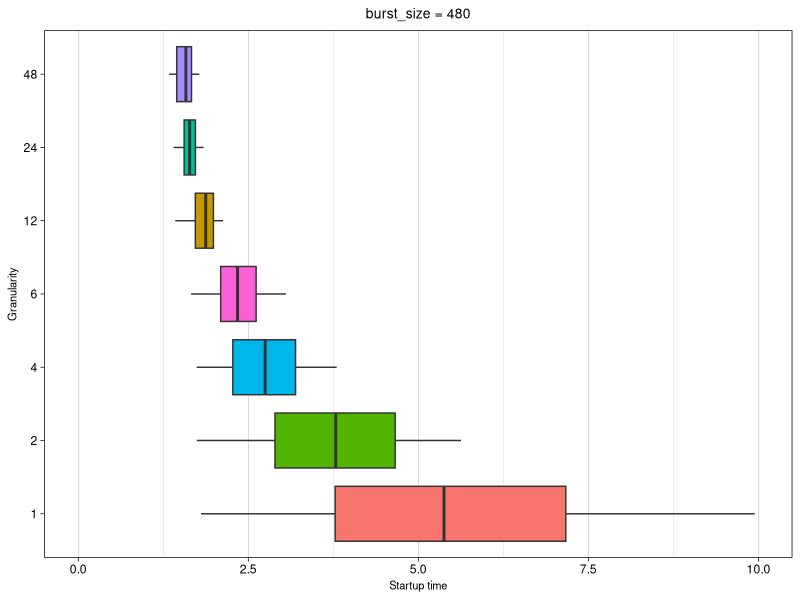

This chart was generated by the following R code:
library(ggplot2)
library(ggthemes)

# I will a chart that have got:
#  - x-axis: lapse time in seconds
#  - y-axis: categories (1,2,4,6,12,24,48)
# each category will have a boxplot with the distribution of (worker_start_tstamp - host_job_create_tstamp)
# each caterogy is in a different file gran{1|2|4|6|12|24|48}.csv

gran1 <- read.csv("480/gran1.csv", header=TRUE, sep=",")
gran2 <- read.csv("480/gran2.csv", header=TRUE, sep=",")
gran4 <- read.csv("480/gran4.csv", header=TRUE, sep=",")
gran6 <- read.csv("480/gran6.csv", header=TRUE, sep=",")
gran12 <- read.csv("480/gran12.csv", header=TRUE, sep=",")
gran24 <- read.csv("480/gran24.csv", header=TRUE, sep=",")
gran48 <- read.csv("480/gran48.csv", header=TRUE, sep=",")

ggplot() + 
  scale_y_discrete(limits=c("1", "2", "4", "6", "12", "24", "48")) +
  scale_x_continuous(limits=c(0,10)) + 
  geom_boxplot(data=gran1, aes(x=worker_start_tstamp - host_job_create_tstamp, y="1", fill="1"), outlier.size = 0.8) +
  geom_boxplot(data=gran2, aes(x=worker_start_tstamp - host_job_create_tstamp, y="2", fill="2")) +
  geom_boxplot(data=gran4, aes(x=worker_start_tstamp - host_job_create_tstamp, y="4", fill="4")) +
  geom_boxplot(data=gran6, aes(x=worker_start_tstamp - host_job_create_tstamp, y="6", fill="6")) +
  geom_boxplot(data=gran12, aes(x=worker_start_tstamp - host_job_create_tstamp, y="12", fill="12")) +
  geom_boxplot(data=gran24, aes(x=worker_start_tstamp - host_job_create_tstamp, y="24", fill="24")) +
  geom_boxplot(data=gran48, aes(x=worker_start_tstamp - host_job_create_tstamp, y="48", fill="48")) +
  xlab("Startup time") +
  ylab("Granularity") +
  ggtitle("burst_size = 480") +
  theme_linedraw() + 
  theme(plot.title = element_text(hjust = 0.5), legend.position = "none") + 
#   set title 10px
    theme(plot.title = element_text(size=10)) +
    # set axis title 8px
    theme(axis.title.x = element_text(size=8), axis.title.y = element_text(size=8)) + 
    # quit horizontal grid
    theme(panel.grid.major.y = element_blank(), panel.grid.minor.y = element_blank()) 
  


